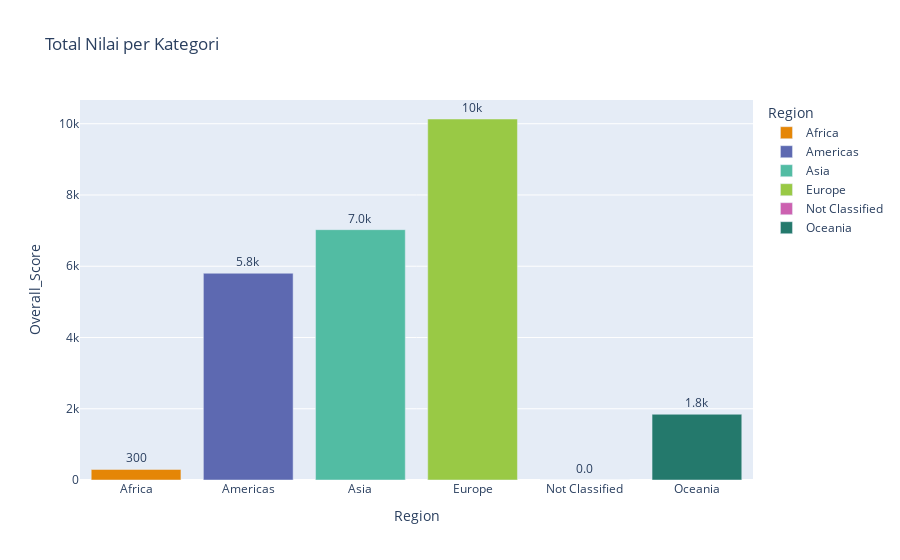

The code cell stored with this chart in its notebook:
### Code cell
print("\n3. Bar Chart Jumlah 'Value' per Kategori (Interaktif):")
df_grouped = df.groupby('Region')['Overall_Score'].sum().reset_index()
fig_bar = px.bar(df_grouped, x='Region', y='Overall_Score',
                 title='Total Nilai per Kategori',
                 color='Region', # Warna berdasarkan kategori
                 color_discrete_sequence=px.colors.qualitative.Vivid, # Palet warna cerah
                 text='Overall_Score' # Menampilkan nilai di atas bar
                )
fig_bar.update_traces(texttemplate='%{text:.2s}', textposition='outside') # Format teks
fig_bar.show()

### Figure 1 — Plotly figure (JSON) as saved in the notebook; plotly's stock layout.template omitted (floating-point values rounded to 4 significant figures)
{"data": [{"hovertemplate": "Region=%{x}<br>Overall_Score=%{text}<extra></extra>", "legendgroup": "Africa", "marker": {"color": "rgb(229, 134, 6)", "pattern": {"shape": ""}}, "name": "Africa", "orientation": "v", "showlegend": true, "text": [296.2], "textposition": "outside", "texttemplate": "%{text:.2s}", "type": "bar", "x": ["Africa"], "xaxis": "x", "y": [296.2], "yaxis": "y"}, {"hovertemplate": "Region=%{x}<br>Overall_Score=%{text}<extra></extra>", "legendgroup": "Americas", "marker": {"color": "rgb(93, 105, 177)", "pattern": {"shape": ""}}, "name": "Americas", "orientation": "v", "showlegend": true, "text": [5803.0], "textposition": "outside", "texttemplate": "%{text:.2s}", "type": "bar", "x": ["Americas"], "xaxis": "x", "y": [5803.0], "yaxis": "y"}, {"hovertemplate": "Region=%{x}<br>Overall_Score=%{text}<extra></extra>", "legendgroup": "Asia", "marker": {"color": "rgb(82, 188, 163)", "pattern": {"shape": ""}}, "name": "Asia", "orientation": "v", "showlegend": true, "text": [7026.0], "textposition": "outside", "texttemplate": "%{text:.2s}", "type": "bar", "x": ["Asia"], "xaxis": "x", "y": [7026.0], "yaxis": "y"}, {"hovertemplate": "Region=%{x}<br>Overall_Score=%{text}<extra></extra>", "legendgroup": "Europe", "marker": {"color": "rgb(153, 201, 69)", "pattern": {"shape": ""}}, "name": "Europe", "orientation": "v", "showlegend": true, "text": [10130.0], "textposition": "outside", "texttemplate": "%{text:.2s}", "type": "bar", "x": ["Europe"], "xaxis": "x", "y": [10130.0], "yaxis": "y"}, {"hovertemplate": "Region=%{x}<br>Overall_Score=%{text}<extra></extra>", "legendgroup": "Not Classified", "marker": {"color": "rgb(204, 97, 176)", "pattern": {"shape": ""}}, "name": "Not Classified", "orientation": "v", "showlegend": true, "text": [0.0], "textposition": "outside", "texttemplate": "%{text:.2s}", "type": "bar", "x": ["Not Classified"], "xaxis": "x", "y": [0.0], "yaxis": "y"}, {"hovertemplate": "Region=%{x}<br>Overall_Score=%{text}<extra></extra>", "legendgroup": "Oceania", "marker": {"color": "rgb(36, 121, 108)", "pattern": {"shape": ""}}, "name": "Oceania", "orientation": "v", "showlegend": true, "text": [1846.0], "textposition": "outside", "texttemplate": "%{text:.2s}", "type": "bar", "x": ["Oceania"], "xaxis": "x", "y": [1846.0], "yaxis": "y"}], "layout": {"barmode": "relative", "legend": {"title": {"text": "Region"}, "tracegroupgap": 0}, "title": {"text": "Total Nilai per Kategori"}, "xaxis": {"anchor": "y", "categoryarray": ["Africa", "Americas", "Asia", "Europe", "Not Classified", "Oceania"], "categoryorder": "array", "domain": [0, 1], "title": {"text": "Region"}}, "yaxis": {"anchor": "x", "domain": [0, 1], "title": {"text": "Overall_Score"}}}}
